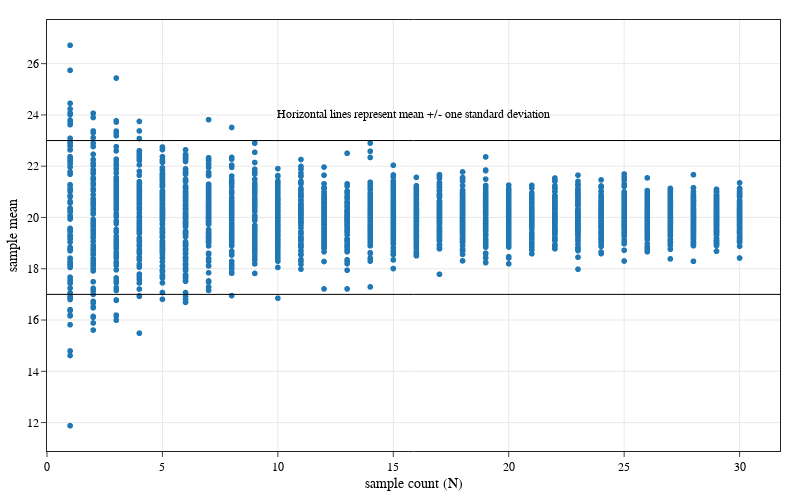

Notebook source saved alongside this figure:
### Code cell
import numpy as np
import pandas as pd
import plotly
import plotly.express as px
import plotly.io as pio

from utilities.plotting_template import local_theme

pio.templates.default = local_theme

# Define population statistics
population_mean = 20
population_std = 3

# Number of samples to take for round of events
observation_count_range = np.arange(1, 31)

# Number of observations to take for each sampling event
sampling_events = 100


# Perform the sampling events
records = []
for sample_count in observation_count_range:
    for event in np.arange(sampling_events):
        # the sample consists of random variables drawn normally distributed data
        # (as defined with the population statistics above)
        sample = np.random.normal(
            loc=population_mean, scale=population_std, size=sample_count
        )

        sample_mean = np.mean(sample)

        records.append({"count": sample_count, "event": event, "mean": sample_mean})

# Create the dataframe (table) for the calculated values
df = pd.DataFrame(records)

# Plot the data to show how variation in sample mean changes with the sample count
fig = px.scatter(df, x="count", y="mean").update_layout(
    height=500,
    width=800,
    xaxis=dict(title="sample count (N)", rangemode="tozero"),
    yaxis=dict(title="sample mean"),
    margin=dict(t=20, b=20, l=20, r=20),
)

# Add the horizontal lines and labels
fig.add_hline(
    y=population_mean + population_std,
).add_hline(
    y=population_mean - population_std,
).add_annotation(
    text="Horizontal lines represent mean +/- one standard deviation",
    xref="paper",
    x=0.5,
    yref="paper",
    y=0.8,
    showarrow=False,
)

fig.show()

plotly.io.write_html(
    fig,
    "html\\small_numbers.html",
)

### Figure 1 — Plotly figure (JSON) as saved in the notebook; plotly's stock layout.template omitted (floating-point values rounded to 4 significant figures; data arrays with more than 128 entries replaced by an {"elided": "..."} marker saying what was removed)
{"data": [{"hovertemplate": "count=%{x}<br>mean=%{y}<extra></extra>", "legendgroup": "", "marker": {"color": "#1F77B4", "symbol": "circle"}, "mode": "markers", "name": "", "showlegend": false, "type": "scattergl", "x": {"elided": "3000 int values"}, "xaxis": "x", "y": {"elided": "3000 float values"}, "yaxis": "y"}], "layout": {"annotations": [{"showarrow": false, "text": "Horizontal lines represent mean +/- one standard deviation", "x": 0.5, "xref": "paper", "y": 0.8, "yref": "paper"}], "height": 500, "legend": {"tracegroupgap": 0}, "margin": {"b": 20, "l": 20, "r": 20, "t": 20}, "shapes": [{"type": "line", "x0": 0, "x1": 1, "xref": "x domain", "y0": 23, "y1": 23, "yref": "y"}, {"type": "line", "x0": 0, "x1": 1, "xref": "x domain", "y0": 17, "y1": 17, "yref": "y"}], "width": 800, "xaxis": {"anchor": "y", "domain": [0, 1], "rangemode": "tozero", "title": {"text": "sample count (N)"}}, "yaxis": {"anchor": "x", "domain": [0, 1], "title": {"text": "sample mean"}}}}
